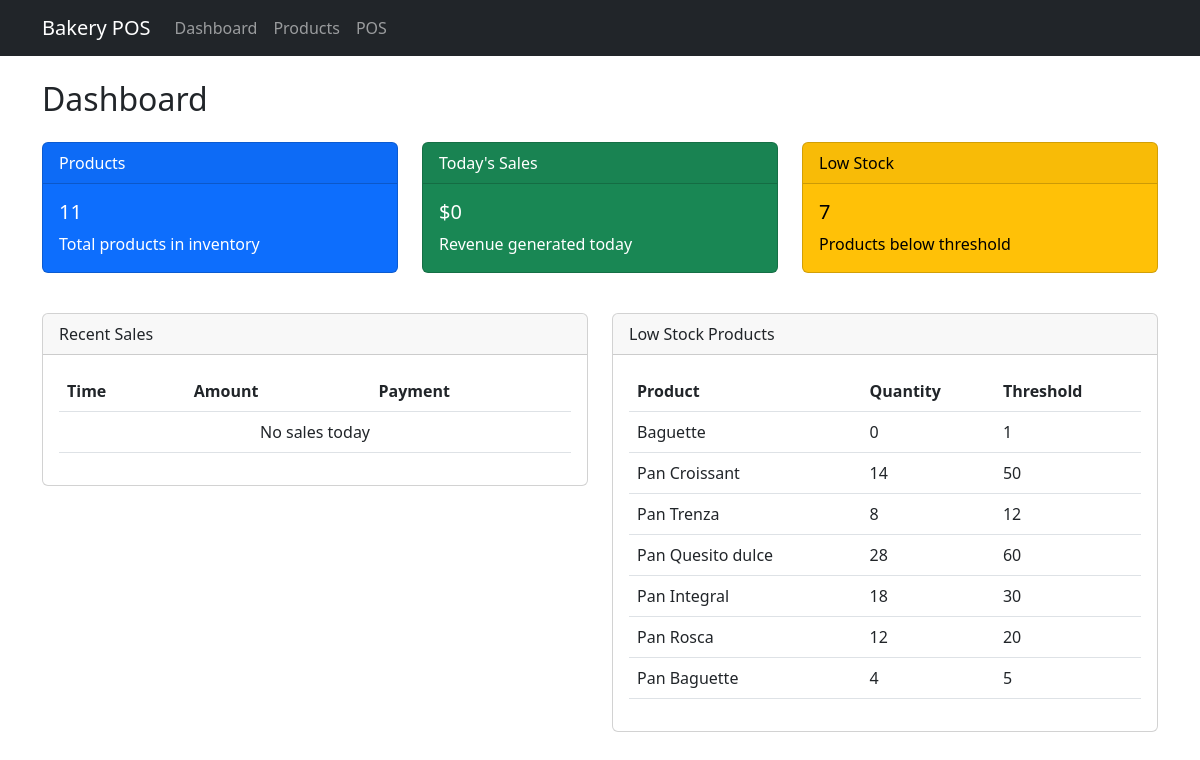
The app's page / (signed in) with its own data.
### bakery/models.py (models this page shows, shortened)
class Product(models.Model):
    name = models.CharField(max_length=100)
    description = models.TextField(blank=True)
    price = models.DecimalField(max_digits=6, decimal_places=2)
    category = models.CharField(max_length=50)
    quantity = models.PositiveIntegerField(default=0)
    alert_threshold = models.PositiveIntegerField(default=5)
    active = models.BooleanField(default=True)

### bakery/views.py (the view)
# urls.py: path('', views.dashboard_view, name='dashboard'),
@login_required
def dashboard_view(request):
    product_count = Product.objects.count()
    today = timezone.now().date()
    today_sales = Sale.objects.filter(date_time__date=today)
    todays_sales = sum(sale.total for sale in today_sales) if today_sales else 0
    low_stock_products = Product.objects.filter(quantity__lt=F('alert_threshold'))
    low_stock_count = low_stock_products.count()
    recent_sales = Sale.objects.filter(date_time__date=today).order_by('-date_time')[:5]
    context = {
        'product_count': product_count,
        'todays_sales': todays_sales,
        'low_stock_count': low_stock_count,
        'low_stock_products': low_stock_products,
        'recent_sales': recent_sales,
    }
    return render(request, 'bakery/dashboard.html', context)

### bakery/templates/bakery/dashboard.html (shortened to what this page needs)
{% extends 'bakery/base.html' %}
{% block content %}
<h2>Dashboard</h2>
<div class="row mt-4">
    <div class="col-md-4">
        <div class="card text-bg-primary mb-3">
            <div class="card-header">Products</div>
            <div class="card-body">
                <h5 class="card-title">{{ product_count }}</h5>
                <p class="card-text">Total products in inventory</p>
            </div>
        </div>
    </div>
    <div class="col-md-4">
        <div class="card text-bg-success mb-3">
            <div class="card-header">Today's Sales</div>
            <div class="card-body">
                <h5 class="card-title">${{ todays_sales }}</h5>
                <p class="card-text">Revenue generated today</p>
            </div>
        </div>
    </div>
    <div class="col-md-4">
        <div class="card text-bg-warning mb-3">
            <div class="card-header">Low Stock</div>
            <div class="card-body">
                <h5 class="card-title">{{ low_stock_count }}</h5>
                <p class="card-text">Products below threshold</p>
            </div>
        </div>
    </div>
</div>
<div class="row mt-4">
    <div class="col-md-6">
        <div class="card">
            <div class="card-header">
                Recent Sales
            </div>
            <div class="card-body">
                <table class="table">
                    <thead>
                        <tr>
                            <th>Time</th>
                            <th>Amount</th>
                            <th>Payment</th>
                        </tr>
                    </thead>
                    <tbody>
                        {% for sale in recent_sales %}
                        <tr>
                            <td>{{ sale.date_time|date:"H:i" }}</td>
                            <td>${{ sale.total }}</td>
                            <td>{{ sale.get_payment_method_display }}</td>
                        </tr>
                        {% empty %}
                        <tr>
                            <td colspan="3" class="text-center">No sales today</td>
                        </tr>
                        {% endfor %}
                    </tbody>
                </table>
            </div>
        </div>
    </div>
    <div class="col-md-6">
        <div class="card">
            <div class="card-header">
                Low Stock Products
            </div>
            <div class="card-body">
                <table class="table">
                    <thead>
                        <tr>
                            <th>Product</th>
                            <th>Quantity</th>
                            <th>Threshold</th>
                        </tr>
                    </thead>
                    <tbody>
                        {% for product in low_stock_products %}
                        <tr>
                            <td>{{ product.name }}</td>
                            <td>{{ product.quantity }}</td>
                            <td>{{ product.alert_threshold }}</td>
                        </tr>
                        {% empty %}
                        <tr>
                            <td colspan="3" class="text-center">No low stock products</td>
                        </tr>
                        {% endfor %}
                    </tbody>
                </table>
            </div>
        </div>
    </div>
</div>
{% endblock %}

### bakery/templates/bakery/base.html (shortened to what this page needs)
<!DOCTYPE html>
<html>
<head>
    <link href="https://cdn.jsdelivr.net/npm/bootstrap@5.3.0/dist/css/bootstrap.min.css" rel="stylesheet">
</head>
<body>
    <nav class="navbar navbar-expand-lg navbar-dark bg-dark">
        <div class="container">
            <a class="navbar-brand" href="{% url 'dashboard' %}">Bakery POS</a>
            <div class="collapse navbar-collapse" id="navbarNav">
                <ul class="navbar-nav">
                    <li class="nav-item">
                        <a class="nav-link" href="{% url 'dashboard' %}">Dashboard</a>
                    </li>
                    <li class="nav-item">
                        <a class="nav-link" href="{% url 'product_management' %}">Products</a>
                    </li>
                    <li class="nav-item">
                        <a class="nav-link" href="{% url 'pos' %}">POS</a>
                    </li>
                </ul>
            </div>
        </div>
    </nav>
    <div class="container mt-4">
        {% block content %}{% endblock %}
    </div>
</body>
</html>

### records on screen
Product: name "Baguette", quantity "0", alert_threshold "1"
Product: name "Pan Croissant", quantity "14", alert_threshold "50"
Product: name "Pan Trenza", quantity "8", alert_threshold "12"
Product: name "Pan Quesito dulce", quantity "28", alert_threshold "60"
Product: name "Pan Integral", quantity "18", alert_threshold "30"
Product: name "Pan Rosca", quantity "12", alert_threshold "20"
Product: name "Pan Baguette", quantity "4", alert_threshold "5"

### other values on screen
{{ product_count }} "11"
{{ todays_sales }} "0"
{{ low_stock_count }} "7"
